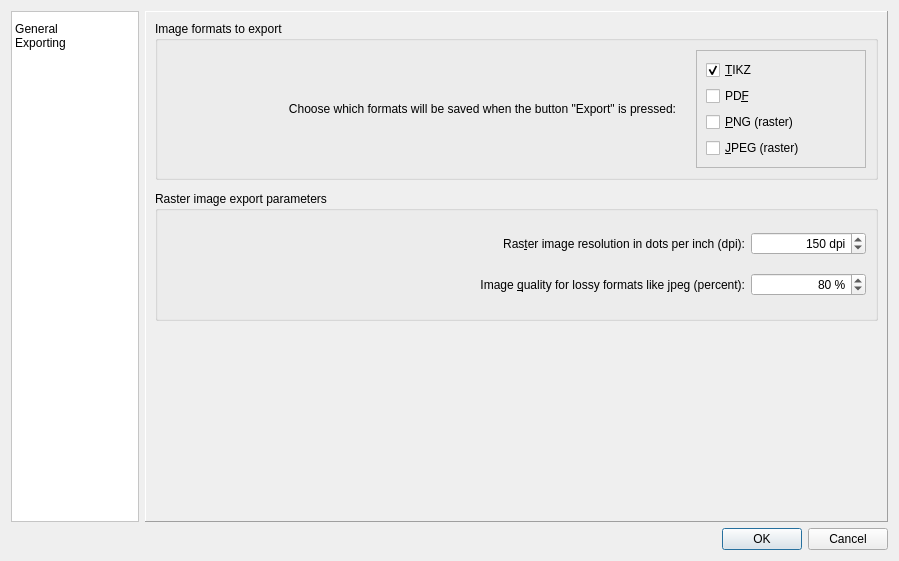
<?xml version="1.0" encoding="UTF-8"?>
<ui version="4.0">
 <class>ConfigDialog</class>
 <widget class="QDialog" name="ConfigDialog">
  <property name="geometry">
   <rect>
    <x>0</x>
    <y>0</y>
    <width>899</width>
    <height>561</height>
   </rect>
  </property>
  <property name="minimumSize">
   <size>
    <width>800</width>
    <height>0</height>
   </size>
  </property>
  <property name="windowTitle">
   <string>Config Dialog</string>
  </property>
  <layout class="QVBoxLayout" name="verticalLayout">
   <item>
    <layout class="QHBoxLayout" name="horizontalLayout">
     <item>
      <widget class="QListWidget" name="listWidget">
       <property name="sizePolicy">
        <sizepolicy hsizetype="MinimumExpanding" vsizetype="Expanding">
         <horstretch>1</horstretch>
         <verstretch>0</verstretch>
        </sizepolicy>
       </property>
       <property name="maximumSize">
        <size>
         <width>128</width>
         <height>16777215</height>
        </size>
       </property>
       <property name="autoFillBackground">
        <bool>false</bool>
       </property>
       <property name="styleSheet">
        <string notr="true">padding-top: 10px; 
background-color: rgb(255, 255, 255);</string>
       </property>
       <property name="verticalScrollBarPolicy">
        <enum>Qt::ScrollBarAlwaysOff</enum>
       </property>
       <property name="horizontalScrollBarPolicy">
        <enum>Qt::ScrollBarAlwaysOff</enum>
       </property>
       <property name="sizeAdjustPolicy">
        <enum>QAbstractScrollArea::AdjustToContents</enum>
       </property>
       <property name="iconSize">
        <size>
         <width>48</width>
         <height>48</height>
        </size>
       </property>
       <property name="textElideMode">
        <enum>Qt::ElideNone</enum>
       </property>
       <property name="flow">
        <enum>QListView::LeftToRight</enum>
       </property>
       <property name="isWrapping" stdset="0">
        <bool>true</bool>
       </property>
       <property name="spacing">
        <number>12</number>
       </property>
       <property name="viewMode">
        <enum>QListView::IconMode</enum>
       </property>
       <property name="wordWrap">
        <bool>true</bool>
       </property>
       <item>
        <property name="text">
         <string>General</string>
        </property>
        <property name="textAlignment">
         <set>AlignCenter</set>
        </property>
        <property name="icon">
         <iconset resource="../resources/resources.qrc">
          <normaloff>:/pixmaps/CfgGeneral</normaloff>:/pixmaps/CfgGeneral</iconset>
        </property>
        <property name="flags">
         <set>ItemIsSelectable|ItemIsEnabled</set>
        </property>
       </item>
       <item>
        <property name="text">
         <string>Exporting</string>
        </property>
        <property name="textAlignment">
         <set>AlignCenter</set>
        </property>
        <property name="icon">
         <iconset resource="../resources/resources.qrc">
          <normaloff>:/pixmaps/CfgExportImage</normaloff>:/pixmaps/CfgExportImage</iconset>
        </property>
        <property name="flags">
         <set>ItemIsSelectable|ItemIsEnabled</set>
        </property>
       </item>
      </widget>
     </item>
     <item>
      <widget class="QStackedWidget" name="stackedWidget">
       <property name="sizePolicy">
        <sizepolicy hsizetype="Preferred" vsizetype="Preferred">
         <horstretch>4</horstretch>
         <verstretch>0</verstretch>
        </sizepolicy>
       </property>
       <property name="baseSize">
        <size>
         <width>0</width>
         <height>0</height>
        </size>
       </property>
       <property name="frameShape">
        <enum>QFrame::Panel</enum>
       </property>
       <property name="frameShadow">
        <enum>QFrame::Raised</enum>
       </property>
       <property name="currentIndex">
        <number>1</number>
       </property>
       <widget class="QWidget" name="page1">
        <layout class="QVBoxLayout" name="verticalLayout_2">
         <item>
          <widget class="QGroupBox" name="groupBox">
           <property name="minimumSize">
            <size>
             <width>0</width>
             <height>100</height>
            </size>
           </property>
           <property name="title">
            <string comment="Group box title">Circuit Macros Location</string>
           </property>
           <property name="alignment">
            <set>Qt::AlignCenter</set>
           </property>
           <layout class="QHBoxLayout" name="horizontalLayout_3">
            <item>
             <widget class="QLineEdit" name="cmPath">
              <property name="sizePolicy">
               <sizepolicy hsizetype="Expanding" vsizetype="Fixed">
                <horstretch>0</horstretch>
                <verstretch>0</verstretch>
               </sizepolicy>
              </property>
              <property name="placeholderText">
               <string>Enter Path Name</string>
              </property>
              <property name="clearButtonEnabled">
               <bool>true</bool>
              </property>
             </widget>
            </item>
            <item>
             <widget class="QToolButton" name="toolButtonCMPath">
              <property name="minimumSize">
               <size>
                <width>120</width>
                <height>0</height>
               </size>
              </property>
              <property name="text">
               <string comment="Button text">Choose...</string>
              </property>
              <property name="icon">
               <iconset resource="../resources/resources.qrc">
                <normaloff>:/icons/Open</normaloff>:/icons/Open</iconset>
              </property>
              <property name="toolButtonStyle">
               <enum>Qt::ToolButtonTextBesideIcon</enum>
              </property>
             </widget>
            </item>
           </layout>
          </widget>
         </item>
         <item>
          <spacer name="verticalSpacer_5">
           <property name="orientation">
            <enum>Qt::Vertical</enum>
           </property>
           <property name="sizeType">
            <enum>QSizePolicy::Maximum</enum>
           </property>
           <property name="sizeHint" stdset="0">
            <size>
             <width>20</width>
             <height>5</height>
            </size>
           </property>
          </spacer>
         </item>
         <item>
          <widget class="QGroupBox" name="groupBox_2">
           <property name="minimumSize">
            <size>
             <width>0</width>
             <height>100</height>
            </size>
           </property>
           <property name="title">
            <string comment="Group box title">LaTeX Template File</string>
           </property>
           <property name="alignment">
            <set>Qt::AlignCenter</set>
           </property>
           <layout class="QHBoxLayout" name="horizontalLayout_4">
            <item>
             <widget class="QLineEdit" name="templateFile">
              <property name="placeholderText">
               <string>Enter Path Name</string>
              </property>
              <property name="clearButtonEnabled">
               <bool>true</bool>
              </property>
             </widget>
            </item>
            <item>
             <widget class="QToolButton" name="toolButtonTemplatePath">
              <property name="minimumSize">
               <size>
                <width>120</width>
                <height>0</height>
               </size>
              </property>
              <property name="text">
               <string comment="Button text">Choose...</string>
              </property>
              <property name="icon">
               <iconset resource="../resources/resources.qrc">
                <normaloff>:/icons/Open</normaloff>:/icons/Open</iconset>
              </property>
              <property name="toolButtonStyle">
               <enum>Qt::ToolButtonTextBesideIcon</enum>
              </property>
             </widget>
            </item>
           </layout>
          </widget>
         </item>
         <item>
          <spacer name="verticalSpacer">
           <property name="orientation">
            <enum>Qt::Vertical</enum>
           </property>
           <property name="sizeHint" stdset="0">
            <size>
             <width>20</width>
             <height>40</height>
            </size>
           </property>
          </spacer>
         </item>
        </layout>
       </widget>
       <widget class="QWidget" name="page2">
        <layout class="QVBoxLayout" name="verticalLayout_3">
         <item>
          <widget class="QGroupBox" name="groupBox_vector">
           <property name="minimumSize">
            <size>
             <width>0</width>
             <height>110</height>
            </size>
           </property>
           <property name="title">
            <string comment="Group box title">Image formats to export</string>
           </property>
           <layout class="QHBoxLayout" name="horizontalLayout_6">
            <property name="spacing">
             <number>20</number>
            </property>
            <item>
             <widget class="QLabel" name="label_2">
              <property name="sizePolicy">
               <sizepolicy hsizetype="Preferred" vsizetype="Preferred">
                <horstretch>3</horstretch>
                <verstretch>0</verstretch>
               </sizepolicy>
              </property>
              <property name="text">
               <string>Choose which formats will be saved when the button &quot;Export&quot; is pressed:</string>
              </property>
              <property name="alignment">
               <set>Qt::AlignRight|Qt::AlignTrailing|Qt::AlignVCenter</set>
              </property>
              <property name="wordWrap">
               <bool>true</bool>
              </property>
             </widget>
            </item>
            <item>
             <widget class="QFrame" name="frame">
              <property name="sizePolicy">
               <sizepolicy hsizetype="Preferred" vsizetype="Preferred">
                <horstretch>1</horstretch>
                <verstretch>0</verstretch>
               </sizepolicy>
              </property>
              <property name="frameShape">
               <enum>QFrame::StyledPanel</enum>
              </property>
              <property name="frameShadow">
               <enum>QFrame::Raised</enum>
              </property>
              <layout class="QVBoxLayout" name="verticalLayout_5">
               <item>
                <widget class="QCheckBox" name="exportTIKZ">
                 <property name="text">
                  <string>&amp;TIKZ</string>
                 </property>
                 <property name="checked">
                  <bool>true</bool>
                 </property>
                </widget>
               </item>
               <item>
                <widget class="QCheckBox" name="exportPDF">
                 <property name="text">
                  <string>PD&amp;F</string>
                 </property>
                </widget>
               </item>
               <item>
                <widget class="QCheckBox" name="exportPNG">
                 <property name="text">
                  <string>&amp;PNG (raster)</string>
                 </property>
                 <property name="checked">
                  <bool>false</bool>
                 </property>
                </widget>
               </item>
               <item>
                <widget class="QCheckBox" name="exportJPEG">
                 <property name="text">
                  <string>&amp;JPEG (raster)</string>
                 </property>
                </widget>
               </item>
              </layout>
             </widget>
            </item>
           </layout>
          </widget>
         </item>
         <item>
          <spacer name="verticalSpacer_3">
           <property name="orientation">
            <enum>Qt::Vertical</enum>
           </property>
           <property name="sizeType">
            <enum>QSizePolicy::Maximum</enum>
           </property>
           <property name="sizeHint" stdset="0">
            <size>
             <width>20</width>
             <height>5</height>
            </size>
           </property>
          </spacer>
         </item>
         <item>
          <widget class="QGroupBox" name="groupBox_rasterParam">
           <property name="minimumSize">
            <size>
             <width>0</width>
             <height>130</height>
            </size>
           </property>
           <property name="title">
            <string comment="Group box title">Raster image export parameters</string>
           </property>
           <layout class="QVBoxLayout" name="verticalLayout_6">
            <item>
             <layout class="QHBoxLayout" name="horizontalLayout_8">
              <item>
               <widget class="QLabel" name="labelDPI">
                <property name="sizePolicy">
                 <sizepolicy hsizetype="Preferred" vsizetype="Preferred">
                  <horstretch>5</horstretch>
                  <verstretch>0</verstretch>
                 </sizepolicy>
                </property>
                <property name="frameShape">
                 <enum>QFrame::NoFrame</enum>
                </property>
                <property name="text">
                 <string>Ras&amp;ter image resolution in dots per inch (dpi):</string>
                </property>
                <property name="alignment">
                 <set>Qt::AlignRight|Qt::AlignTrailing|Qt::AlignVCenter</set>
                </property>
                <property name="buddy">
                 <cstring>exportDPI</cstring>
                </property>
               </widget>
              </item>
              <item>
               <widget class="QSpinBox" name="exportDPI">
                <property name="sizePolicy">
                 <sizepolicy hsizetype="Minimum" vsizetype="Fixed">
                  <horstretch>1</horstretch>
                  <verstretch>0</verstretch>
                 </sizepolicy>
                </property>
                <property name="frame">
                 <bool>true</bool>
                </property>
                <property name="alignment">
                 <set>Qt::AlignRight|Qt::AlignTrailing|Qt::AlignVCenter</set>
                </property>
                <property name="suffix">
                 <string comment="Suffix in spin box (translate to acronym)"> dpi</string>
                </property>
                <property name="maximum">
                 <number>3000</number>
                </property>
                <property name="singleStep">
                 <number>10</number>
                </property>
                <property name="value">
                 <number>150</number>
                </property>
               </widget>
              </item>
             </layout>
            </item>
            <item>
             <layout class="QHBoxLayout" name="horizontalLayout_7">
              <item>
               <widget class="QLabel" name="labelQuality">
                <property name="sizePolicy">
                 <sizepolicy hsizetype="Preferred" vsizetype="Preferred">
                  <horstretch>5</horstretch>
                  <verstretch>0</verstretch>
                 </sizepolicy>
                </property>
                <property name="text">
                 <string>Image &amp;quality for lossy formats like jpeg (percent):</string>
                </property>
                <property name="alignment">
                 <set>Qt::AlignRight|Qt::AlignTrailing|Qt::AlignVCenter</set>
                </property>
                <property name="buddy">
                 <cstring>exportQuality</cstring>
                </property>
               </widget>
              </item>
              <item>
               <widget class="QSpinBox" name="exportQuality">
                <property name="sizePolicy">
                 <sizepolicy hsizetype="Minimum" vsizetype="Fixed">
                  <horstretch>1</horstretch>
                  <verstretch>0</verstretch>
                 </sizepolicy>
                </property>
                <property name="alignment">
                 <set>Qt::AlignRight|Qt::AlignTrailing|Qt::AlignVCenter</set>
                </property>
                <property name="suffix">
                 <string comment="Spin box suffix"> %</string>
                </property>
                <property name="maximum">
                 <number>100</number>
                </property>
                <property name="value">
                 <number>80</number>
                </property>
               </widget>
              </item>
             </layout>
            </item>
           </layout>
          </widget>
         </item>
         <item>
          <spacer name="verticalSpacer_2">
           <property name="orientation">
            <enum>Qt::Vertical</enum>
           </property>
           <property name="sizeType">
            <enum>QSizePolicy::MinimumExpanding</enum>
           </property>
           <property name="sizeHint" stdset="0">
            <size>
             <width>20</width>
             <height>5</height>
            </size>
           </property>
          </spacer>
         </item>
        </layout>
       </widget>
      </widget>
     </item>
    </layout>
   </item>
   <item>
    <layout class="QHBoxLayout" name="horizontalLayout_2">
     <item>
      <widget class="QDialogButtonBox" name="buttonBox">
       <property name="standardButtons">
        <set>QDialogButtonBox::Cancel|QDialogButtonBox::Ok</set>
       </property>
       <property name="centerButtons">
        <bool>false</bool>
       </property>
      </widget>
     </item>
    </layout>
   </item>
  </layout>
 </widget>
 <tabstops>
  <tabstop>listWidget</tabstop>
  <tabstop>cmPath</tabstop>
  <tabstop>toolButtonCMPath</tabstop>
  <tabstop>templateFile</tabstop>
  <tabstop>toolButtonTemplatePath</tabstop>
  <tabstop>exportTIKZ</tabstop>
  <tabstop>exportPDF</tabstop>
  <tabstop>exportDPI</tabstop>
  <tabstop>exportQuality</tabstop>
 </tabstops>
 <resources>
  <include location="../resources/resources.qrc"/>
 </resources>
 <connections>
  <connection>
   <sender>listWidget</sender>
   <signal>currentRowChanged(int)</signal>
   <receiver>stackedWidget</receiver>
   <slot>setCurrentIndex(int)</slot>
   <hints>
    <hint type="sourcelabel">
     <x>94</x>
     <y>64</y>
    </hint>
    <hint type="destinationlabel">
     <x>238</x>
     <y>63</y>
    </hint>
   </hints>
  </connection>
  <connection>
   <sender>buttonBox</sender>
   <signal>accepted()</signal>
   <receiver>ConfigDialog</receiver>
   <slot>accept()</slot>
   <hints>
    <hint type="sourcelabel">
     <x>355</x>
     <y>515</y>
    </hint>
    <hint type="destinationlabel">
     <x>348</x>
     <y>244</y>
    </hint>
   </hints>
  </connection>
  <connection>
   <sender>buttonBox</sender>
   <signal>rejected()</signal>
   <receiver>ConfigDialog</receiver>
   <slot>reject()</slot>
   <hints>
    <hint type="sourcelabel">
     <x>426</x>
     <y>515</y>
    </hint>
    <hint type="destinationlabel">
     <x>419</x>
     <y>199</y>
    </hint>
   </hints>
  </connection>
 </connections>
</ui>
